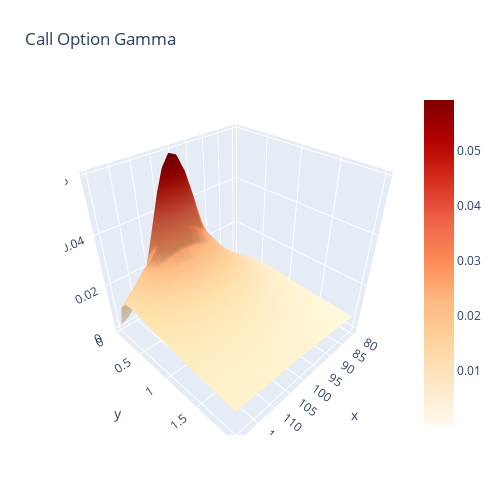

Here is the notebook cell this chart was saved with:
### Code cell
fig = go.Figure(data=[go.Surface(z=G, x=T, y=K, colorscale="OrRd")])
fig.update_layout(title='Call Option Gamma', autosize=False,
                  width=500, height=500,
                  margin=dict(l=65, r=50, b=65, t=90))
fig.show()

### Figure 1 — Plotly figure (JSON) as saved in the notebook; plotly's stock layout.template omitted (floating-point values rounded to 4 significant figures; data arrays with more than 128 entries replaced by an {"elided": "..."} marker saying what was removed)
{"data": [{"colorscale": [[0, "rgb(255,247,236)"], [0.125, "rgb(254,232,200)"], [0.25, "rgb(253,212,158)"], [0.375, "rgb(253,187,132)"], [0.5, "rgb(252,141,89)"], [0.625, "rgb(239,101,72)"], [0.75, "rgb(215,48,31)"], [0.875, "rgb(179,0,0)"], [1, "rgb(127,0,0)"]], "type": "surface", "x": {"elided": "20x20 float values"}, "y": {"elided": "20x20 float values"}, "z": {"elided": "20x20 float values"}}], "layout": {"autosize": false, "height": 500, "margin": {"b": 65, "l": 65, "r": 50, "t": 90}, "title": {"text": "Call Option Gamma"}, "width": 500}}
